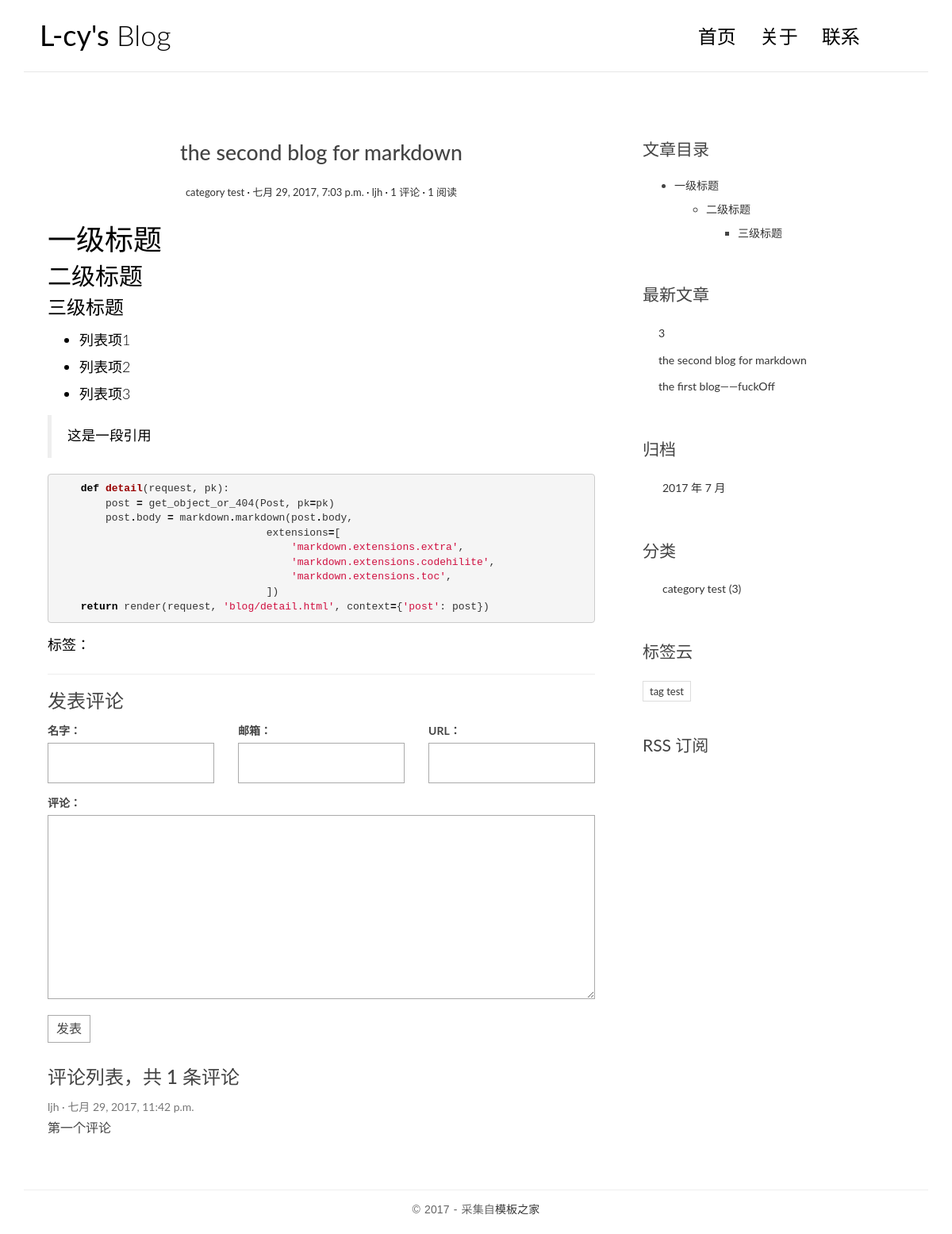
The app's page /post/2/ with its own data.
### blog/models.py (models this page shows, shortened)
@python_2_unicode_compatible
class Post(models.Model):
    title = models.CharField(max_length=70)
    body = models.TextField()
    created_time = models.DateTimeField()
    modified_time = models.DateTimeField()
    excerpt = models.CharField(max_length=200, blank=True)
    views = models.PositiveIntegerField(default=0)
    category = models.ForeignKey(Category)
    tags = models.ManyToManyField(Tag, blank=True)
    author = models.ForeignKey(User)
    def get_absolute_url(self):
        return reverse('blog:detail', kwargs={'pk': self.pk})
    class Meta:
        ordering = ['-created_time']
    def increase_views(self):
        self.views += 1
        self.save(update_fields=['views'])
    def save(self, *args, **kwargs):
        if not self.excerpt:
            md = markdown.Markdown(extensions=[
                'markdown.extensions.extra',
                'markdown.extensions.codehilite',
            ])
            self.excerpt = strip_tags(md.convert(self.body))[:54]
        super(Post, self).save(*args, **kwargs)

@python_2_unicode_compatible
class Category(models.Model):
    name = models.CharField(max_length=100)

@python_2_unicode_compatible
class Tag(models.Model):
    name = models.CharField(max_length=100)

### comments/models.py (models this page shows, shortened)
@python_2_unicode_compatible
class Comment(models.Model):
    name = models.CharField(max_length=100)
    email = models.EmailField(max_length=255)
    url = models.URLField(blank=True)
    text = models.TextField()
    created_time = models.DateTimeField(auto_now_add=True)
    post = models.ForeignKey('blog.Post')

### blog/views.py (the view)
# urls.py: url(r'^post/(?P<pk>[0-9]+)/$', views.PostDetailView.as_view(), name='detail'),
class PostDetailView(DetailView):
    model = Post
    template_name = 'blog/detail.html'
    context_object_name = 'post'
    def get(self, request, *args, **kwargs):
        response = super(PostDetailView, self).get(request, *args, **kwargs)
        self.object.increase_views()
        return response
    def get_object(self, queryset=None):
        post = super(PostDetailView, self).get_object(queryset=None)
        md = markdown.Markdown(extensions=[
            'markdown.extensions.extra',
            'markdown.extensions.codehilite',
            TocExtension(slugify=slugify),
        ])
        post.body = md.convert(post.body)
        post.toc = md.toc
        return post
    def get_context_data(self, **kwargs):
        context = super(PostDetailView, self).get_context_data(**kwargs)
        form = CommentForm()
        comment_list = self.object.comment_set.all()
        context.update({
            'form': form,
            'comment_list': comment_list
        })
        return context

### comments/forms.py
class CommentForm(forms.ModelForm):
    class Meta:
        model = Comment
        fields = ['name', 'email', 'url', 'text']

### blog/templatetags/blog_tags.py (called while the page is built)
@register.simple_tag
def get_recent_posts(num=5):
    return Post.objects.all()[:num]

@register.simple_tag
def archives():
    return Post.objects.dates('created_time', 'month', order='DESC')

@register.simple_tag
def get_categories():
    return Category.objects.annotate(num_posts=Count('post')).filter(num_posts__gt=0)

@register.simple_tag
def get_tags():
    return Tag.objects.annotate(num_posts=Count('post')).filter(num_posts__gt=0)

### templates/blog/detail.html (shortened to what this page needs)
{% extends 'base.html' %}
{% block main %}
    <article class="post post-{{ post.pk }}">
        <header class="entry-header">
            <h1 class="entry-title">{{ post.title }}</h1>
            <div class="entry-meta">
                <span class="post-category">
                    <a href="{% url 'blog:category' post.category.pk %}">{{ post.category.name }}</a></span>
                <span class="post-date"><a href="#"><time class="entry-date"
                                                          datetime="{{ post.created_time }}">{{ post.created_time }}</time></a></span>
                <span class="post-author"><a href="#">{{ post.author }}</a></span>
                <span class="comments-link">
                    <a href="{{ post.get_absolute_url }}#comment-area">{{ post.comment_set.count }} 评论</a></span>
                <span class="views-count"><a href="#">{{ post.views }} 阅读</a></span>
            </div>
        </header>
        <div class="entry-content clearfix">
            {{ post.body|safe }}
            <div class="widget-tag-cloud">
                <ul>
                    标签：
                </ul>
            </div>
        </div>
    </article>
    <section class="comment-area" id="comment-area">
        <hr>
        <h3>发表评论</h3>
        <form action="{% url 'comments:post_comment' post.pk %}" method="post" class="comment-form">
            <div class="row">
                <div class="col-md-4">
                    <label for="{{ form.name.id_for_label }}">名字：</label>
                    {{ form.name }}
                </div>
                <div class="col-md-4">
                    <label for="{{ form.email.id_for_label }}">邮箱：</label>
                    {{ form.email }}
                </div>
                <div class="col-md-4">
                    <label for="{{ form.url.id_for_label }}">URL：</label>
                    {{ form.url }}
                </div>
                <div class="col-md-12">
                    <label for="{{ form.text.id_for_label }}">评论：</label>
                    {{ form.text }}
                    <button type="submit" class="comment-btn">发表</button>
                </div>
            </div>
        </form>
        <div class="comment-list-panel">
            <h3>评论列表，共 <span>{{ post.comment_set.count }}</span> 条评论</h3>
            <ul class="comment-list list-unstyled">
                {% for comment in comment_list %}
                    <li class="comment-item">
                        <span class="nickname">{{ comment.name }}</span>
                        <time class="submit-date"
                              datetime="{{ comment.created_time }}">{{ comment.created_time }}</time>
                        <div class="text">
                            {{ comment.text }}
                        </div>
                    </li>
                {% empty %}
                    暂无评论
                {% endfor %}
            </ul>
        </div>
    </section>
{% endblock main %}
{% block toc %}
    <div class="widget widget-content">
        <h3 class="widget-title">文章目录</h3>
        {{ post.toc|safe }}
    </div>
{% endblock toc %}

### templates/base.html (shortened to what this page needs)
{% load staticfiles %}
{% load blog_tags %}
<!DOCTYPE html>
<html>
<head>
    <link rel="stylesheet" href="http://code.ionicframework.com/ionicons/2.0.1/css/ionicons.min.css">
    <link rel="stylesheet" href="{% static 'blog/css/bootstrap.min.css' %}">
    <link rel="stylesheet" href="{% static 'blog/css/pace.css' %}">
    <link rel="stylesheet" href="{% static 'blog/css/custom.css' %}">
    <link rel="stylesheet" href="{% static 'blog/css/highlights/github.css' %}">
</head>
<body>
<div class="container">
    <header id="site-header">
        <div class="row">
            <div class="col-md-4 col-sm-5 col-xs-8">
                <div class="logo">
                    <h1><a href="{% url 'blog:index' %}"><b>L-cy's </b> Blog</a></h1>
                </div>
            </div>
            <div class="col-md-8 col-sm-7 col-xs-4">
                <nav class="main-nav" role="navigation">
                    <div class="collapse navbar-collapse" id="bs-example-navbar-collapse-1">
                        <ul class="nav navbar-nav navbar-right">
                            <li class="cl-effect-11"><a href="{% url 'blog:index' %}" data-hover="首页">首页</a></li>
                            <li class="cl-effect-11"><a href="#" data-hover="关于">关于</a></li>
                            <li class="cl-effect-11"><a href="#" data-hover="联系">联系</a></li>
                        </ul>
                    </div>
                </nav>
            </div>
        </div>
    </header>
</div>
<div class="content-body">
    <div class="container">
        <div class="row">
            <main class="col-md-8">
                {% block main %}
                {% endblock main %}
            </main>
            <aside class="col-md-4">
                {% block toc %}
                {% endblock toc %}
                <div class="widget widget-recent-posts">
                    <h3 class="widget-title">最新文章</h3>
                    {% get_recent_posts as recent_post_list %}
                    <ul>
                        {% for post in recent_post_list %}
                            <li>
                                <a href="{{ post.get_absolute_url }}">{{ post.title }}</a>
                            </li>
                        {% empty %}
                            暂无文章！
                        {% endfor %}
                    </ul>
                </div>
                <div class="widget widget-archives">
                    <h3 class="widget-title">归档</h3>
                    {% archives as date_list %}
                    <ul>
                        {% for date in date_list %}
                            <li>
                                <a href="{% url 'blog:archives' date.year date.month %}">{{ date.year }}
                                    年 {{ date.month }} 月</a>
                            </li>
                        {% empty %}
                            暂无归档！
                        {% endfor %}
                    </ul>
                </div>
                <div class="widget widget-category">
                    <h3 class="widget-title">分类</h3>
                    {% get_categories as category_list %}
                    <ul>
                        {% for category in category_list %}
                            <li>
                                <a href="{% url 'blog:category' category.pk %}">{{ category.name }} <span
                                        class="post-count">({{ category.num_posts }})</span></a>
                            </li>
                        {% empty %}
                            暂无分类！
                        {% endfor %}
                    </ul>
                </div>
                <div class="widget widget-tag-cloud">
                    <h3 class="widget-title">标签云</h3>
                    {% get_tags as tag_list %}
                    <ul>
                        {% for tag in tag_list %}
                            <li>
                                <a href="{% url 'blog:tag' tag.pk %}">{{ tag.name }}</a>
                            </li>
                        {% empty %}
                            暂无标签！
                        {% endfor %}
                    </ul>
                </div>
                <div class="rss">
                    <a href="{% url 'rss' %}"> RSS 订阅</a>
                </div>
            </aside>
        </div>
    </div>
</div>
<footer id="site-footer">
    <div class="container">
        <div class="row">
            <div class="col-md-12">
                <p class="copyright">&copy 2017 - 采集自<a href="http://www.cssmoban.com/"
                                                        target="_blank" title="模板之家">模板之家</a>
                </p>
            </div>
        </div>
    </div>
</footer>
</body>
</html>

### blog/static/blog/css/custom.css (style rules this page uses)
* { outline: none; }
h1, h2, h3, h4, h5, h6 { margin-top: 0; }
b { font-weight: 400; }
a { color: #333; }
body { color: #444; font-family: 'Lato', sans-serif; }
p { font-family: 'Ubuntu', sans-serif; font-weight: 400; word-spacing: 1px; letter-spacing: 0.01em; }
#site-header { background-color: #FFF; padding: 25px 20px; margin-bottom: 40px; border-bottom: 1px solid #e7e7e7; }
.logo h1 a { color: #000; }
.logo h1 { margin: 0; font-family: 'Lato', sans-serif; font-weight: 300; }
.main-nav { margin-top: 11px; max-width: 95%; }
.main-nav a { color: #000000 !important; padding: 0 0 5px 0 !important; margin-right: 30px; font-family: 'Lato', sans-serif; font-weight: 300; font-size: 24px; }
.cl-effect-11 a { padding: 10px 0; color: #0972b4; text-shadow: none; }
.cl-effect-11 a::before { position: absolute; top: 0; left: 0; overflow: hidden; padding: 0 0 5px 0 !important; max-width: 0; border-bottom: 1px solid #000; color: #000; content: attr(data-hover); white-space: nowrap; -webkit-transition: max-width 0.5s; -moz-transition: max-width 0.5s; transition: max-width 0.5s; }
.content-body { padding-bottom: 4em; }
.post { background: #fff; padding: 30px 30px 0; }
.entry-title { text-align: center; font-size: 1.9em; margin-bottom: 20px; line-height: 1.6; padding: 10px 20px 0; }
.entry-meta { text-align: center; color: #DDDDDD; font-size: 13px; margin-bottom: 30px; }
.entry-content { font-size: 18px; line-height: 1.9; font-weight: 300; color: #000; }
.post-category::after, .post-date::after, .post-author::after, .comments-link::after { content: ' ·'; color: #000; }
.widget { background: #fff; padding: 30px 0 0; }
.widget-title { font-size: 1.5em; margin-bottom: 20px; line-height: 1.6; padding: 10px 0 0; font-weight: 400; }
.widget-recent-posts ul { padding: 0; margin: 0; padding-left: 20px; }
.widget-recent-posts ul li { list-style-type: none; position: relative; line-height: 170%; margin-bottom: 10px; }
.widget-recent-posts ul li::before { content: '\f3d3'; font-family: "Ionicons"; position: absolute; left: -17px; top: 3px; font-size: 16px; color: #000; }
.widget-archives ul { padding: 0; margin: 0; padding-left: 25px; }
.widget-archives ul li { list-style-type: none; position: relative; line-height: 170%; margin-bottom: 10px; }
.widget-archives ul li::before { content: '\f3f3'; font-family: "Ionicons"; position: absolute; left: -25px; top: 1px; font-size: 16px; color: #000; }
.widget-category ul { padding: 0; margin: 0; padding-left: 25px; }
.widget-category ul li { list-style-type: none; position: relative; line-height: 170%; margin-bottom: 10px; }
.widget-category ul li::before { content: '\f3fe'; font-family: "Ionicons"; position: absolute; left: -25px; top: 1px; font-size: 18px; color: #000; }
.widget-tag-cloud ul { padding: 0; margin: 0; margin-right: -10px; }
.widget-tag-cloud ul li { list-style-type: none; font-size: 13px; display: inline-block; margin-right: 10px; margin-bottom: 10px; padding: 3px 8px; border: 1px solid #ddd; }
.widget-content ul ul { margin-top: 10px; }
.widget-content ul li { margin-bottom: 10px; }
.rss { font-size: 21px; margin-top: 30px; }
.rss a { color: #444; }
#site-footer { padding-top: 10px; padding: 0 0 1.5em 0; }
.copyright { text-align: center; padding-top: 1em; margin: 0; border-top: 1px solid #eee; color: #666; }
.contact-form input, .comment-form input { border: 1px solid #aaa; margin-bottom: 15px; width: 100%; padding: 15px 15px; font-size: 16px; line-height: 100%; transition: 0.4s border-color linear; }
.contact-form textarea, .comment-form textarea { border: 1px solid #aaa; margin-bottom: 15px; width: 100%; padding: 15px 15px; font-size: 16px; line-height: 20px !important; min-height: 183px; transition: 0.4s border-color linear; }
.comment-area { padding: 0 30px 0; }
.comment-form { margin-top: 15px; }
.comment-form .comment-btn { background-color: #fff; border: 1px solid #aaa; font-size: 16px; padding: 5px 10px; }
.comment-list-panel { margin-top: 30px; }
.comment-list { margin-top: 15px; }
.comment-item .nickname, .comment-item .submit-date { color: #777; font-size: 14px; }
.comment-item .nickname:after { content: ' ·'; }
.comment-item .text { padding-top: 5px; font-size: 16px; }

### blog/static/blog/css/highlights/github.css (style rules this page uses)
.codehilite .k { color: #000000; font-weight: bold }
.codehilite .o { color: #000000; font-weight: bold }
.codehilite .nf { color: #990000; font-weight: bold }
.codehilite .w { color: #bbbbbb }
.codehilite .s1 { color: #d01040 }

### records on screen
Post: title "the second blog for markdown", category.name "category test", created_time "七月 29, 2017, 7:03 p.m.", author "ljh", comment_set.count "1", views "1", body "一级标题 二级标题 三级标题 列表项1 列表项2 列表项3 这是一段引用 def detail ( request , pk ): post = get_object_or_404 ( Post , pk = pk ) post . body = markdown . markdown ( post . body , extensions = [ 'markdown.extensions.extra' , 'markdown.extensions.codehilite' , 'markdown.extensions.toc' , ]) return render ( request , 'blog/detail.html' , context = { 'post' : post })", toc "一级标题 二级标题 三级标题"
Comment: name "ljh", created_time "七月 29, 2017, 11:42 p.m.", text "第一个评论"
Post: title "3"
Post: title "the first blog——fuckOff"
Category: name "category test", num_posts "3"
Tag: name "tag test"

### other values on screen
{{ date.year }} "2017"
{{ date.month }} "7"
